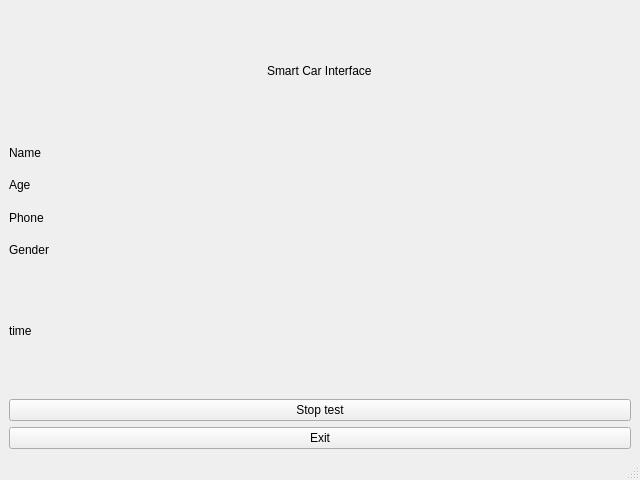
<?xml version="1.0" encoding="UTF-8"?>
<ui version="4.0">
 <class>MainWindow</class>
 <widget class="QMainWindow" name="MainWindow">
  <property name="geometry">
   <rect>
    <x>0</x>
    <y>0</y>
    <width>640</width>
    <height>480</height>
   </rect>
  </property>
  <property name="windowTitle">
   <string>MainWindow</string>
  </property>
  <widget class="QWidget" name="centralwidget">
   <layout class="QVBoxLayout" name="verticalLayout_3">
    <item alignment="Qt::AlignHCenter|Qt::AlignVCenter">
     <widget class="QLabel" name="label_5">
      <property name="text">
       <string>Smart Car Interface</string>
      </property>
     </widget>
    </item>
    <item>
     <layout class="QVBoxLayout" name="verticalLayout">
      <item>
       <widget class="QLabel" name="label">
        <property name="text">
         <string>Name</string>
        </property>
       </widget>
      </item>
      <item>
       <widget class="QLabel" name="label_2">
        <property name="text">
         <string>Age</string>
        </property>
       </widget>
      </item>
      <item>
       <widget class="QLabel" name="label_3">
        <property name="text">
         <string>Phone</string>
        </property>
       </widget>
      </item>
      <item>
       <widget class="QLabel" name="label_4">
        <property name="text">
         <string>Gender</string>
        </property>
       </widget>
      </item>
     </layout>
    </item>
    <item>
     <widget class="QLabel" name="label_6">
      <property name="minimumSize">
       <size>
        <width>622</width>
        <height>99</height>
       </size>
      </property>
      <property name="text">
       <string>time</string>
      </property>
     </widget>
    </item>
    <item>
     <layout class="QVBoxLayout" name="verticalLayout_2">
      <item>
       <widget class="QPushButton" name="pushButton">
        <property name="text">
         <string>Stop test</string>
        </property>
       </widget>
      </item>
      <item>
       <widget class="QPushButton" name="pushButton_2">
        <property name="text">
         <string>Exit</string>
        </property>
       </widget>
      </item>
     </layout>
    </item>
   </layout>
  </widget>
  <widget class="QMenuBar" name="menubar">
   <property name="geometry">
    <rect>
     <x>0</x>
     <y>0</y>
     <width>640</width>
     <height>23</height>
    </rect>
   </property>
  </widget>
  <widget class="QStatusBar" name="statusbar"/>
 </widget>
 <resources/>
 <connections/>
</ui>
